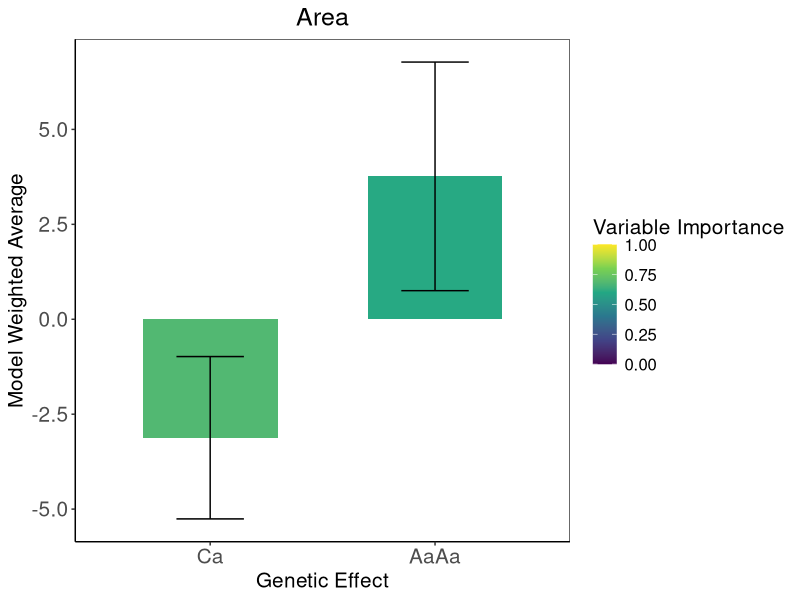
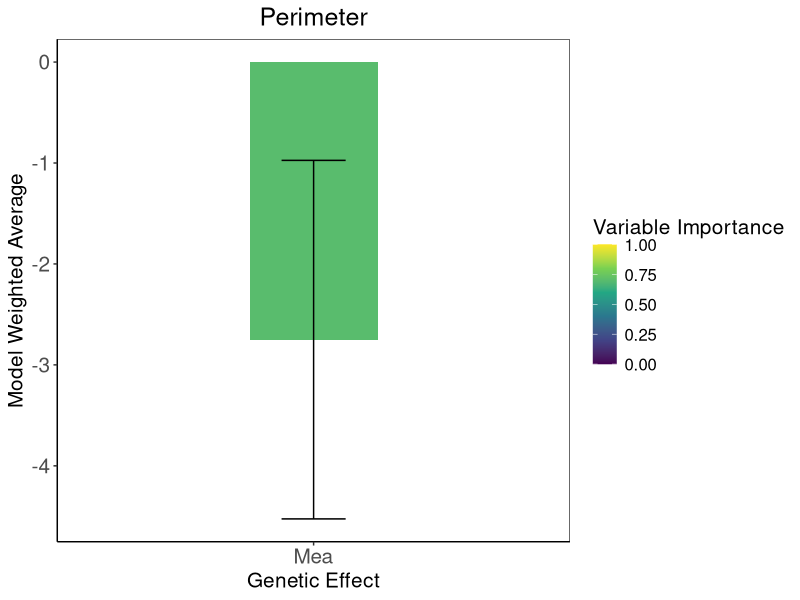
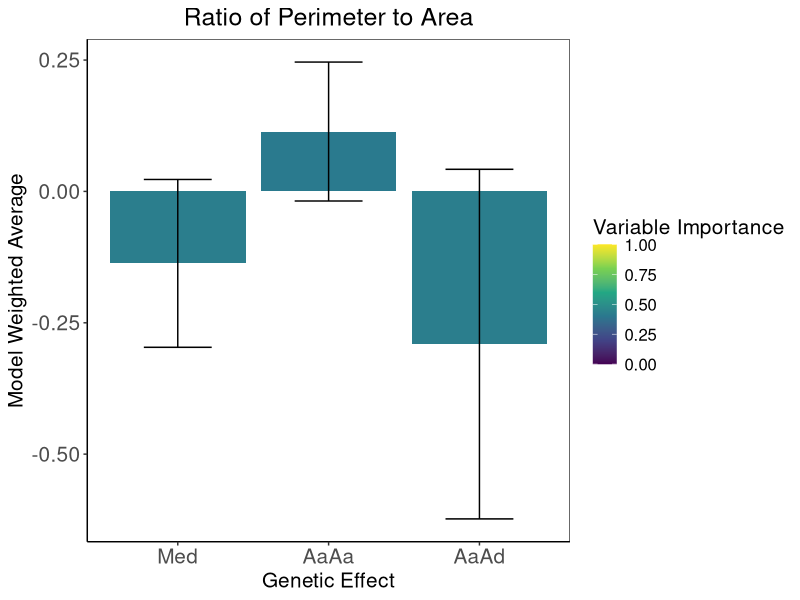
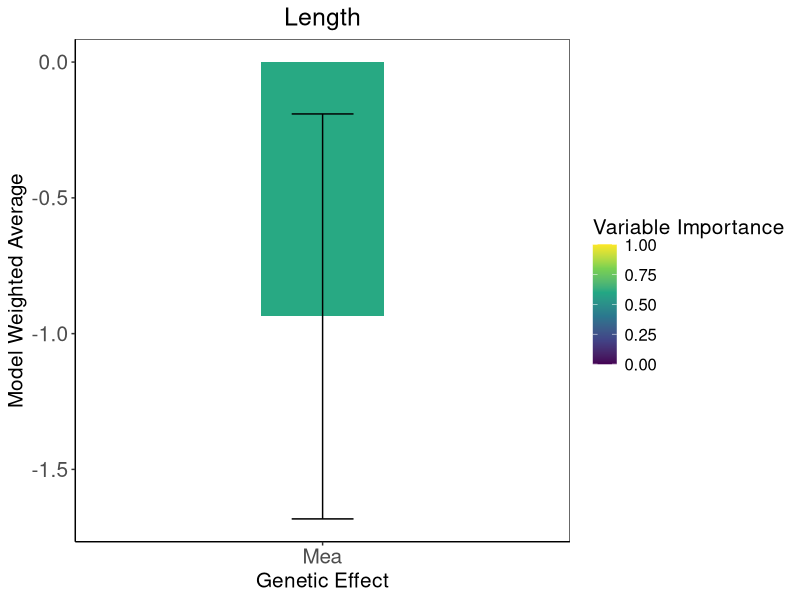
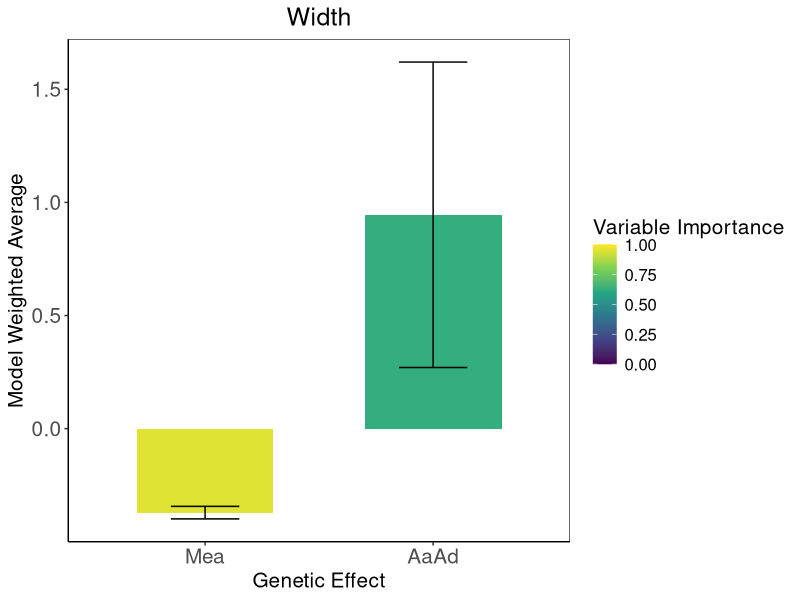
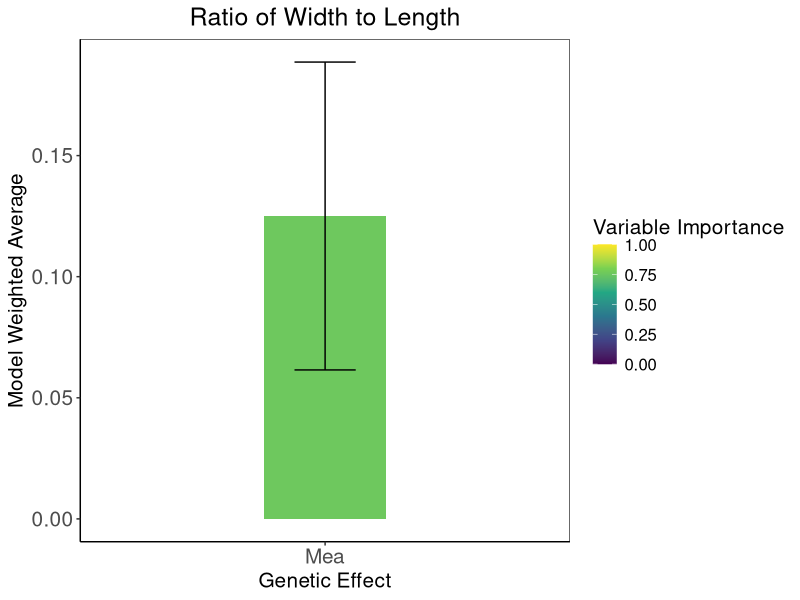
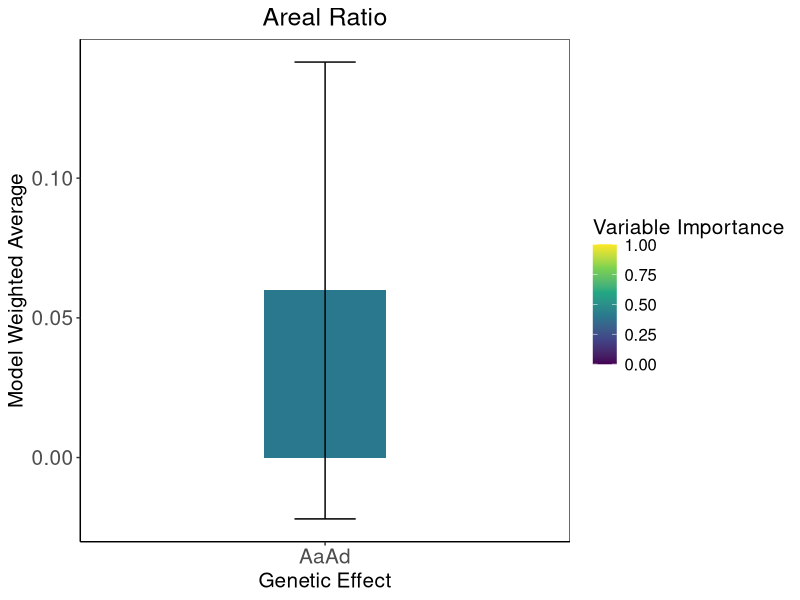
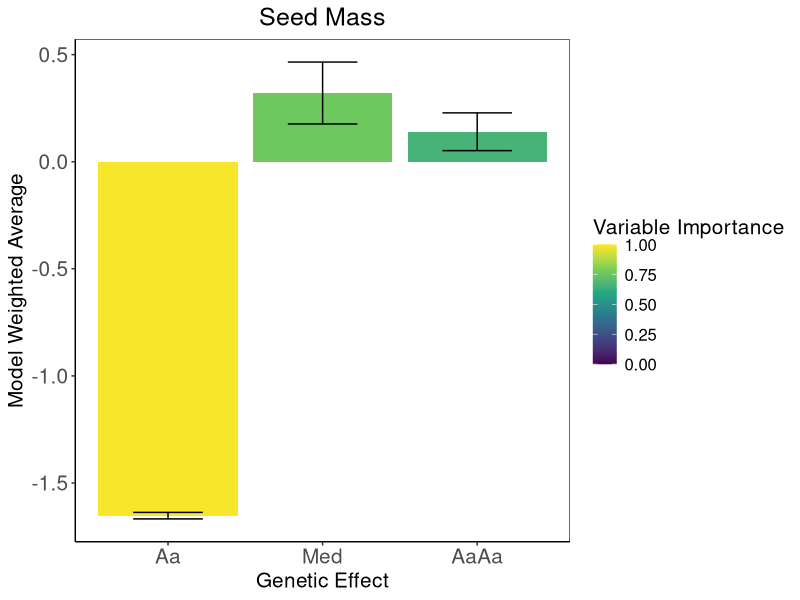

Write R code to recreate these figures, in order.
library(ggplot2)
library(viridis)

#Area: 
  #Specify variables and values. Then, make data frame.
Genetic_Effect<-c("Ca", "AaAa")
Model_Weighted_Average<-c(-3.12009146, 3.763220758)
SE <- c(2.137660522, 3.010596063)
Variable_Importance <- c(0.6795377888, 0.6051820279)
area<-data.frame(Genetic_Effect, Model_Weighted_Average, SE, Variable_Importance)

  #Specify order of variables on x-axis
area$Genetic_Effect <- factor(area$Genetic_Effect, levels = c("Ca", "AaAa"))

  #Create plot 
ggplot(area) +
geom_bar(aes(x= Genetic_Effect, y= Model_Weighted_Average, fill = Variable_Importance, width = 0.6), stat="identity") +
  scale_fill_viridis_c(limits = c(0, 1))+
  labs(x = "Genetic Effect", y = "Model Weighted Average", fill = "Variable Importance")+
  ggtitle("Area")+
  theme_bw() +
  theme(axis.line = element_line(color='black'),
        plot.background = element_blank(),
        panel.grid.major = element_blank(),
        panel.grid.minor = element_blank())+
  theme(plot.title = element_text(hjust = 0.5))+
  theme(text = element_text(size = 15))+
  theme(axis.text.x = element_text(size=15),
        axis.text.y = element_text(size=15))+
  geom_errorbar(aes(x=Genetic_Effect, y=Model_Weighted_Average, ymin=Model_Weighted_Average-SE, ymax=Model_Weighted_Average+SE), width = 0.3)


#Perimeter:
  #Specify variables and values. Then, make data frame.
Genetic_Effect<-c("Mea")
Model_Weighted_Average<-c(-2.749762695)
SE <- c(1.775956791)
Variable_Importance <- c(0.6995287738)
perimeter<-data.frame(Genetic_Effect, Model_Weighted_Average, SE, Variable_Importance)

  #Specify order of variables on x-axis
perimeter$Genetic_Effect <- factor(perimeter$Genetic_Effect, levels = c("Mea"))

  #Create plot 
ggplot(perimeter) +
  geom_bar(aes(x= Genetic_Effect, y= Model_Weighted_Average, fill = Variable_Importance, width = 0.3), stat="identity") +
  scale_fill_viridis_c(limits = c(0, 1))+
  labs(x = "Genetic Effect", y = "Model Weighted Average", fill = "Variable Importance")+
  ggtitle("Perimeter")+
  theme_bw() +
  theme(axis.line = element_line(color='black'),
        plot.background = element_blank(),
        panel.grid.major = element_blank(),
        panel.grid.minor = element_blank())+
  theme(plot.title = element_text(hjust = 0.5))+
  theme(text = element_text(size = 15))+
  theme(axis.text.x = element_text(size=15),
        axis.text.y = element_text(size=15))+
  geom_errorbar(aes(x=Genetic_Effect, y=Model_Weighted_Average, ymin=Model_Weighted_Average-SE, ymax=Model_Weighted_Average+SE), width = 0.15)


#RPA:
  #Specify variables and values. Then, make data frame.
Genetic_Effect<-c("Med", "AaAa", "AaAd")
Model_Weighted_Average<-c(-0.1369568431, 0.1139389397, -0.2905845854)
SE <- c(0.1597133909, 0.1322238196, 0.3326448158)
Variable_Importance <- c(0.4258123519, 0.4073400531, 0.4254085692)
RPA<-data.frame(Genetic_Effect, Model_Weighted_Average, SE, Variable_Importance)

  #Specify order of variables on x-axis
RPA$Genetic_Effect <- factor(RPA$Genetic_Effect, levels = c("Med", "AaAa", "AaAd"))

  #Create plot 
ggplot(RPA) +
  geom_bar(aes(x= Genetic_Effect, y= Model_Weighted_Average, fill = Variable_Importance, width = 0.9), stat="identity") +
  scale_fill_viridis_c(limits = c(0, 1))+
  labs(x = "Genetic Effect", y = "Model Weighted Average", fill = "Variable Importance")+
  ggtitle("Ratio of Perimeter to Area")+
  theme_bw() +
  theme(axis.line = element_line(color='black'),
        plot.background = element_blank(),
        panel.grid.major = element_blank(),
        panel.grid.minor = element_blank())+
  theme(plot.title = element_text(hjust = 0.5))+
  theme(text = element_text(size = 15))+
  theme(axis.text.x = element_text(size=15),
        axis.text.y = element_text(size=15))+
  geom_errorbar(aes(x=Genetic_Effect, y=Model_Weighted_Average, ymin=Model_Weighted_Average-SE, ymax=Model_Weighted_Average+SE), width = 0.45)


#Length: 
  #Specify variables and values. Then, make data frame.
Genetic_Effect<-c("Mea")
Model_Weighted_Average<-c(-0.9365666972)
SE <- c(0.7456486838)
Variable_Importance <- c(0.6063269547)
length<-data.frame(Genetic_Effect, Model_Weighted_Average, SE, Variable_Importance)

  #Specify order of variables on x-axis
length$Genetic_Effect <- factor(length$Genetic_Effect, levels = c("Mea"))

  #Create plot 
ggplot(length) +
  geom_bar(aes(x= Genetic_Effect, y= Model_Weighted_Average, fill = Variable_Importance, width = 0.3), stat="identity") +
  scale_fill_viridis_c(limits = c(0, 1))+
  labs(x = "Genetic Effect", y = "Model Weighted Average", fill = "Variable Importance")+
  ggtitle("Length")+
  theme_bw() +
  theme(axis.line = element_line(color='black'),
        plot.background = element_blank(),
        panel.grid.major = element_blank(),
        panel.grid.minor = element_blank())+
  theme(plot.title = element_text(hjust = 0.5))+
  theme(text = element_text(size = 15))+
  theme(axis.text.x = element_text(size=15),
        axis.text.y = element_text(size=15))+
  geom_errorbar(aes(x=Genetic_Effect, y=Model_Weighted_Average, ymin=Model_Weighted_Average-SE, ymax=Model_Weighted_Average+SE), width = 0.15)


#Width: 
  #Specify variables and values. Then, make data frame.
Genetic_Effect<-c("Mea", "AaAd")
Model_Weighted_Average<-c(-0.3713522713, 0.9453393414)
SE <- c(0.02767403819, 0.6751031126)
Variable_Importance <- c(0.9515685789, 0.6226347398)
width<-data.frame(Genetic_Effect, Model_Weighted_Average, SE, Variable_Importance)

  #Specify order of variables on x-axis
width$Genetic_Effect <- factor(width$Genetic_Effect, levels = c("Mea", "AaAd"))

  #Create plot 
ggplot(width) +
  geom_bar(aes(x= Genetic_Effect, y= Model_Weighted_Average, fill = Variable_Importance, width = 0.6), stat="identity") +
  scale_fill_viridis_c(limits = c(0, 1))+
  labs(x = "Genetic Effect", y = "Model Weighted Average", fill = "Variable Importance")+
  ggtitle("Width")+
  theme_bw() +
  theme(axis.line = element_line(color='black'),
        plot.background = element_blank(),
        panel.grid.major = element_blank(),
        panel.grid.minor = element_blank())+
  theme(plot.title = element_text(hjust = 0.5))+
  theme(text = element_text(size = 15))+
  theme(axis.text.x = element_text(size=15),
        axis.text.y = element_text(size=15))+
  geom_errorbar(aes(x=Genetic_Effect, y=Model_Weighted_Average, ymin=Model_Weighted_Average-SE, ymax=Model_Weighted_Average+SE), width = 0.3)



#RWL:
  #Specify variables and values. Then, make data frame.
Genetic_Effect<-c("Mea")
Model_Weighted_Average<-c(0.1250522035)
SE <- c(0.06355705333)
Variable_Importance <- c(0.7580060029)
RWL<-data.frame(Genetic_Effect, Model_Weighted_Average, SE, Variable_Importance)

  #Specify order of variables on x-axis
RWL$Genetic_Effect <- factor(RWL$Genetic_Effect, levels = c("Mea"))

  #Create plot 
ggplot(RWL) +
  geom_bar(aes(x= Genetic_Effect, y= Model_Weighted_Average, fill = Variable_Importance, width = 0.3), stat="identity") +
  scale_fill_viridis_c(limits = c(0, 1))+
  labs(x = "Genetic Effect", y = "Model Weighted Average", fill = "Variable Importance")+
  ggtitle("Ratio of Width to Length")+
  theme_bw() +
  theme(axis.line = element_line(color='black'),
        plot.background = element_blank(),
        panel.grid.major = element_blank(),
        panel.grid.minor = element_blank())+
  theme(plot.title = element_text(hjust = 0.5))+
  theme(text = element_text(size = 15))+
  theme(axis.text.x = element_text(size=15),
        axis.text.y = element_text(size=15))+
  geom_errorbar(aes(x=Genetic_Effect, y=Model_Weighted_Average, ymin=Model_Weighted_Average-SE, ymax=Model_Weighted_Average+SE), width = 0.15)


#AR:
  #Specify variables and values. Then, make data frame.
Genetic_Effect<-c("AaAd")
Model_Weighted_Average<-c(0.05979572867)
SE <- c(0.08175415085)
Variable_Importance <- c(0.3983201134)
AR<-data.frame(Genetic_Effect, Model_Weighted_Average, SE, Variable_Importance)

  #Specify order of variables on x-axis
AR$Genetic_Effect <- factor(AR$Genetic_Effect, levels = c("AaAd"))

  #Create plot 
ggplot(AR) +
  geom_bar(aes(x= Genetic_Effect, y= Model_Weighted_Average, fill = Variable_Importance, width = 0.3), stat="identity") +
  scale_fill_viridis_c(limits = c(0, 1))+
  labs(x = "Genetic Effect", y = "Model Weighted Average", fill = "Variable Importance")+
  ggtitle("Areal Ratio")+
  theme_bw() +
  theme(axis.line = element_line(color='black'),
        plot.background = element_blank(),
        panel.grid.major = element_blank(),
        panel.grid.minor = element_blank())+
  theme(plot.title = element_text(hjust = 0.5))+
  theme(text = element_text(size = 15))+
  theme(axis.text.x = element_text(size=15),
        axis.text.y = element_text(size=15))+
  geom_errorbar(aes(x=Genetic_Effect, y=Model_Weighted_Average, ymin=Model_Weighted_Average-SE, ymax=Model_Weighted_Average+SE), width = 0.15)


#Seed Mass:
  #Specify variables and values. Then, make data frame.
Genetic_Effect<-c("Aa", "Med", "AaAa")
Model_Weighted_Average<-c(-1.652503735, 0.3208793727, 0.1400274373)
SE <- c(0.01512187671, 0.1445135661, 0.08820070106)
Variable_Importance <- c(0.9900424384, 0.7567851078, 0.6571039417)
seed_mass<-data.frame(Genetic_Effect, Model_Weighted_Average, SE, Variable_Importance)

  #Specify order of variables on x-axis
seed_mass$Genetic_Effect <- factor(seed_mass$Genetic_Effect, levels = c("Aa", "Med", "AaAa"))

  #Create plot 
ggplot(seed_mass) +
  geom_bar(aes(x= Genetic_Effect, y= Model_Weighted_Average, fill = Variable_Importance, width = 0.9), stat="identity") +
  scale_fill_viridis_c(limits = c(0, 1))+
  labs(x = "Genetic Effect", y = "Model Weighted Average", fill = "Variable Importance")+
  ggtitle("Seed Mass")+
  theme_bw() +
  theme(axis.line = element_line(color='black'),
        plot.background = element_blank(),
        panel.grid.major = element_blank(),
        panel.grid.minor = element_blank())+
  theme(plot.title = element_text(hjust = 0.5))+
  theme(text = element_text(size = 15))+
  theme(axis.text.x = element_text(size=15),
        axis.text.y = element_text(size=15))+
  geom_errorbar(aes(x=Genetic_Effect, y=Model_Weighted_Average, ymin=Model_Weighted_Average-SE, ymax=Model_Weighted_Average+SE), width = 0.45)

